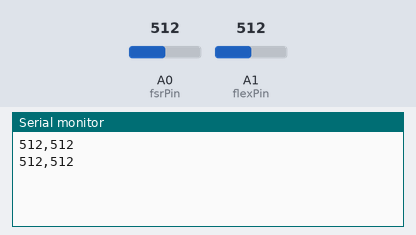
The sketch below on a simulated Arduino Uno, built with avr-gcc and run on an emulated ATmega328P. On the bench: the last lines printed to the serial monitor. Inputs (shaded band) come from the test bench; at power-on: A0 (fsrPin) = 512, A1 (flexPin) = 512.

Above: at 1.8 s.
1.9 s: A0 (fsrPin) set to 716
At 2.3 s:
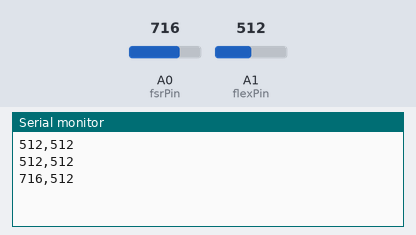
3.4 s: A1 (flexPin) set to 716
At 4.7 s:
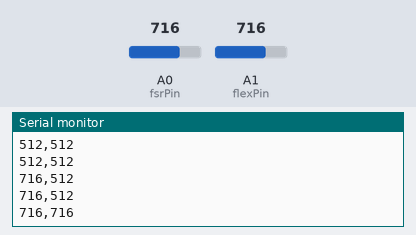
4.9 s: A0 (fsrPin) set to 900
At 5.8 s:
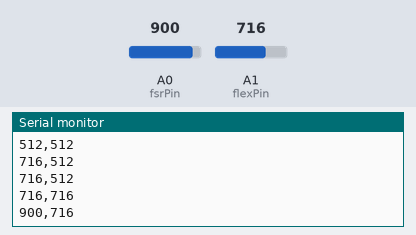
6.4 s: A1 (flexPin) set to 900
At 7.4 s:
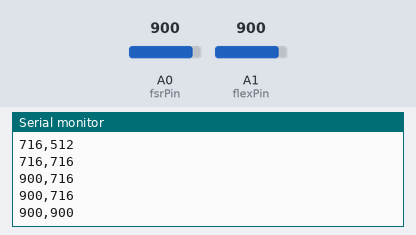
Timing chart, 0 to 8.9 s (numbered marks = the images above; inputs shaded):
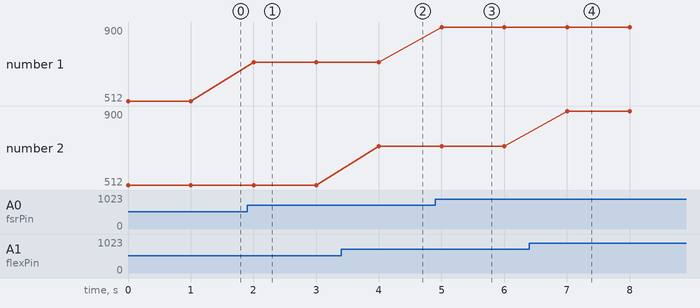

Measured:
- after the input at 1.9 s, the serial monitor: prints a new line after 0.10 s (image 1)
- after the input at 3.4 s, the serial monitor: prints a new line after 0.60 s (image 2)
- after the input at 4.9 s, the serial monitor: prints a new line after 0.10 s (image 3)
- after the input at 6.4 s, the serial monitor: prints a new line after 0.60 s (image 4)
- plotted number 1: 512 → 716 after the input at 1.9 s, 716 → 900 after the input at 4.9 s

The sketch:

lab04.ino
```cpp
int fsrPin = 0;
int flexPin = 1;

void setup(void) {
  Serial.begin(9600);
}

void loop(void) {
  int fsrReading = analogRead(fsrPin);
  int flexReading = analogRead(flexPin);
  Serial.print(fsrReading);
  Serial.print(',');
  Serial.println(flexReading);
  delay(1000);
}
```
